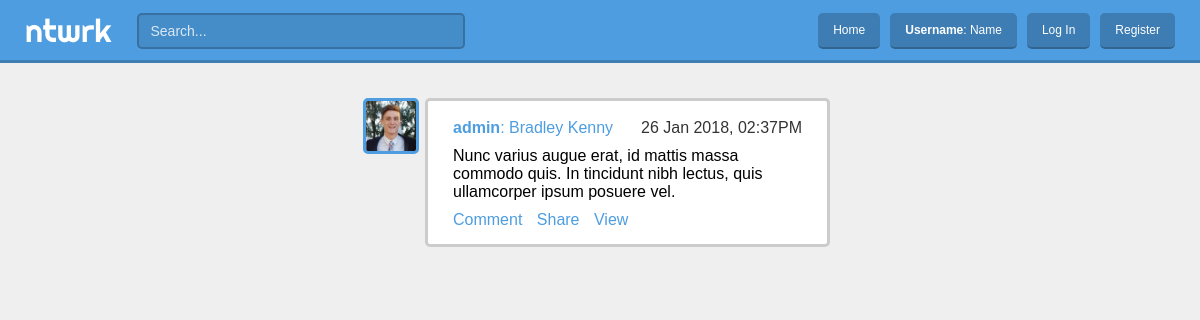
Page /user/admin/18/ on the committed database.
### stream/models.py (models this page shows)
class Post(models.Model):
    content = models.TextField(max_length=500)
    posted_by = models.ForeignKey(User, related_name='posts', on_delete=models.CASCADE)
    posted_at = models.DateTimeField(auto_now_add=True)

### stream/views.py (the view)
# urls.py: path('user/<username>/<post_id>/', stream.views.view_post, name='view_post'),
def view_post(request, username, post_id):
	post = Post.objects.get(id=post_id)
	return render(request, 'stream/view_post.html', {'post':post})

### stream/templates/stream/view_post.html (shortened to what this page needs)
{% extends 'base_stream.html' %}
{% load static %}
{% block stream %}
    <div class="card">
        <a href="{% url 'home' %}">
            <img src="{% static 'stream/img/dp/admin.jpg' %}" class="dp">
        </a>
        <a href="{% url 'home' %}">
            <h2><b>{{ post.posted_by.username }}</b>: {{ post.posted_by.first_name }} {{ post.posted_by.last_name }}</h2>
        </a>
        <h3>{{ post.posted_at|date:'d M Y, h:iA' }}</h2>
        <p>{{ post.content }}</p>
        <a href="{% url 'home' %}" class="link">Comment</a>
        <a href="{% url 'home' %}" class="link">Share</a>
        <a href="{% url 'home' %}" class="link">View</a>
    </div>
{% endblock %}

### account/static/account/css/base.css (style rules this page uses)
body { font-family: 'Helvetica'; margin: 0px; padding: 0px; }
a { text-decoration: none; }
.card { padding: 7.5px 15px 14px 15px; background-color: rgba(255, 255, 255, 1); border-radius: 5px; box-shadow: 0 0 25px #000000; border-top: 3px solid rgba(0, 0, 0, 0.2); border-bottom: 3px solid rgba(0, 0, 0, 0.2); }

### stream/static/stream/css/stream.css (style rules this page uses)
body { margin: 0px 0px 0px 0px; padding: 0px; background-color: #EFEFEF; }
.card { box-shadow: none; margin: 15px 10px 15px 65px; border: 3px solid rgba(0, 0, 0, 0.2); padding: 5px 25px; }
.dp { height: 50px; width: 50px; margin: -8px 0px 0px -90px; float: left; background-color: #CDCDCD; border: 3px solid #4D9DE0; border-radius: 5px; }
.card h2, .card h3 { display: inline-block; margin-bottom: 10px; font-size: 1em; text-decoration: none; }
.card h2 { color: #4D9DE0; font-weight: normal; }
.card h3 { float: right; margin-top: 13px; font-weight: normal; color: #343434; }
.card p { margin-top: 0px; margin-bottom: 10px; }
.card .link { display: inline-block; color: #4D9DE0; margin: 0px 10px 10px 0px; }

### rows in the picture
Post: posted_by.username "admin", posted_by.first_name "Bradley", posted_by.last_name "Kenny", posted_at "26 Jan 2018, 02:37PM", content "Nunc varius augue erat, id mattis massa commodo quis. In tincidunt nibh lectus, quis ullamcorper ipsum posuere vel."
